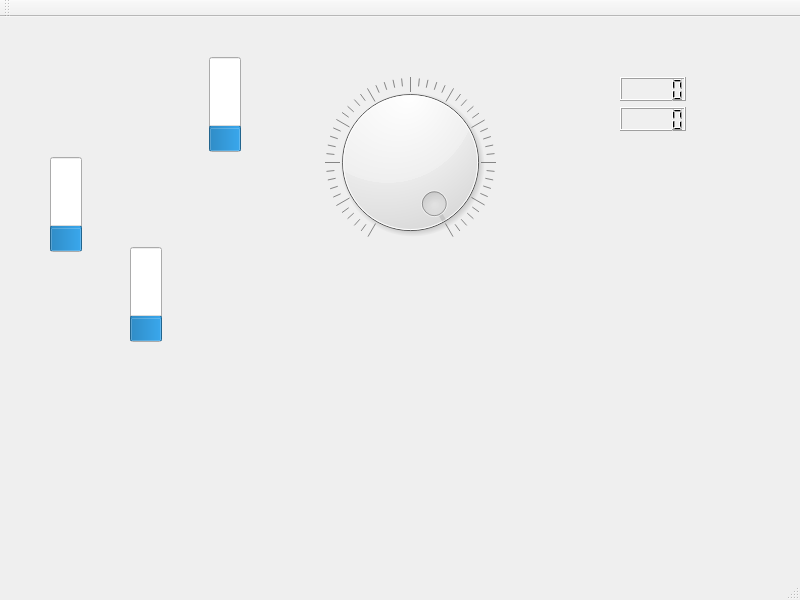
<?xml version="1.0" encoding="UTF-8"?>
<ui version="4.0">
 <class>Listcopy</class>
 <widget class="QMainWindow" name="Listcopy">
  <property name="geometry">
   <rect>
    <x>0</x>
    <y>0</y>
    <width>800</width>
    <height>600</height>
   </rect>
  </property>
  <property name="windowTitle">
   <string>MainWindow</string>
  </property>
  <widget class="QWidget" name="centralwidget">
   <widget class="QProgressBar" name="CopiedBar">
    <property name="geometry">
     <rect>
      <x>130</x>
      <y>230</y>
      <width>32</width>
      <height>95</height>
     </rect>
    </property>
    <property name="toolTip">
     <string>Part that's left to copy</string>
    </property>
    <property name="whatsThis">
     <string>Part not copied yet</string>
    </property>
    <property name="accessibleName">
     <string>CopyBar</string>
    </property>
    <property name="value">
     <number>24</number>
    </property>
    <property name="orientation">
     <enum>Qt::Vertical</enum>
    </property>
   </widget>
   <widget class="QProgressBar" name="ToCopyBar">
    <property name="geometry">
     <rect>
      <x>50</x>
      <y>140</y>
      <width>32</width>
      <height>95</height>
     </rect>
    </property>
    <property name="toolTip">
     <string>Part that's left to copy</string>
    </property>
    <property name="whatsThis">
     <string>Part not copied yet</string>
    </property>
    <property name="accessibleName">
     <string>CopyBar</string>
    </property>
    <property name="value">
     <number>24</number>
    </property>
    <property name="orientation">
     <enum>Qt::Vertical</enum>
    </property>
   </widget>
   <widget class="QProgressBar" name="speedBar">
    <property name="geometry">
     <rect>
      <x>209</x>
      <y>40</y>
      <width>32</width>
      <height>95</height>
     </rect>
    </property>
    <property name="palette">
     <palette>
      <active>
       <colorrole role="Highlight">
        <brush brushstyle="SolidPattern">
         <color alpha="255">
          <red>224</red>
          <green>27</green>
          <blue>36</blue>
         </color>
        </brush>
       </colorrole>
       <colorrole role="Accent">
        <brush brushstyle="SolidPattern">
         <color alpha="255">
          <red>230</red>
          <green>97</green>
          <blue>0</blue>
         </color>
        </brush>
       </colorrole>
      </active>
      <inactive/>
      <disabled/>
     </palette>
    </property>
    <property name="toolTip">
     <string>Part that's left to copy</string>
    </property>
    <property name="whatsThis">
     <string>Part not copied yet</string>
    </property>
    <property name="accessibleName">
     <string>CopyBar</string>
    </property>
    <property name="value">
     <number>24</number>
    </property>
    <property name="orientation">
     <enum>Qt::Vertical</enum>
    </property>
   </widget>
   <widget class="QDial" name="speeddail">
    <property name="geometry">
     <rect>
      <x>310</x>
      <y>60</y>
      <width>201</width>
      <height>171</height>
     </rect>
    </property>
    <property name="accessibleName">
     <string>Speedmeter</string>
    </property>
    <property name="autoFillBackground">
     <bool>true</bool>
    </property>
    <property name="styleSheet">
     <string notr="true">color: qlineargradient(spread:pad, x1:0, y1:0, x2:1, y2:0, stop:0 rgba(9, 41, 4, 255), stop:0.085 rgba(2, 79, 0, 255), stop:0.19 rgba(50, 147, 22, 255), stop:0.275 rgba(236, 191, 49, 255), stop:0.39 rgba(243, 61, 34, 255), stop:0.555 rgba(135, 81, 60, 255), stop:0.667 rgba(121, 75, 255, 255), stop:0.825 rgba(164, 255, 244, 255), stop:0.885 rgba(104, 222, 71, 255), stop:1 rgba(93, 128, 0, 255));</string>
    </property>
    <property name="invertedAppearance">
     <bool>true</bool>
    </property>
    <property name="notchesVisible">
     <bool>true</bool>
    </property>
   </widget>
   <widget class="QWidget" name="">
    <property name="geometry">
     <rect>
      <x>620</x>
      <y>60</y>
      <width>66</width>
      <height>54</height>
     </rect>
    </property>
    <layout class="QVBoxLayout" name="verticalLayout">
     <item>
      <widget class="QLCDNumber" name="LedFilesCopied"/>
     </item>
     <item>
      <widget class="QLCDNumber" name="LedFilesToCopy"/>
     </item>
    </layout>
   </widget>
  </widget>
  <widget class="QStatusBar" name="statusbar"/>
  <widget class="QToolBar" name="toolBar">
   <property name="windowTitle">
    <string>toolBar</string>
   </property>
   <attribute name="toolBarArea">
    <enum>TopToolBarArea</enum>
   </attribute>
   <attribute name="toolBarBreak">
    <bool>false</bool>
   </attribute>
  </widget>
 </widget>
 <resources/>
 <connections/>
</ui>
